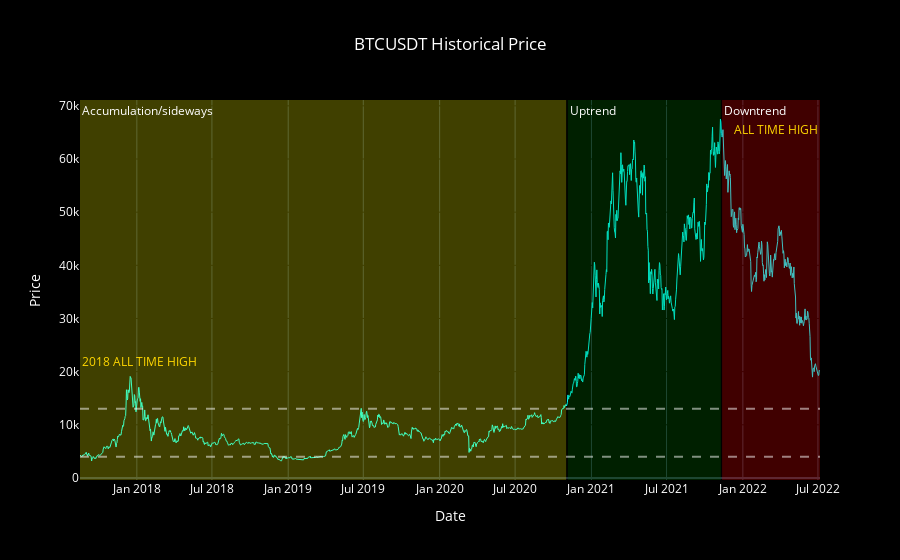

The notebook cell this image was saved under:
### Markdown cell above
Plotting the BTCUSDTC Line chart using close price historical data from 2017 to 2022 :

### Code cell
# Price BTC chart
fig = go.Figure()
fig.add_trace(go.Scatter(x=df.index,
                y=df['close'])) 
fig.update_traces(line_color='Cyan', line_width=1)   # Set color for line chart

# Add Cycle
fig.add_vrect(x0="2017-08-17", x1="2020-11-01", y0=1, y1=0,
              annotation_text="Accumulation/sideways", annotation_position="top left", annotation_font_color="white",
              fillcolor="yellow", opacity=0.25, line_width=0)

fig.add_vrect(x0="2020-11-5", x1="2021-11-09", 
              annotation_text="Uptrend", annotation_position="top left", annotation_font_color="white",
              fillcolor="green", opacity=0.25, line_width=0)

fig.add_vrect(x0="2021-11-12", x1="2022-07-06", 
              annotation_text="Downtrend", annotation_position="top left", annotation_font_color="white",
              fillcolor="red", opacity=0.25, line_width=0)

# Add line
fig.add_hline(y=20000, annotation_text='2018 ALL TIME HIGH', annotation_position="top left", annotation_font_color="gold", opacity=0)
fig.add_hline(y=67500, annotation_text='ALL TIME HIGH', annotation_position="bottom right", annotation_font_color="gold",opacity=0)
fig.add_hline(y=4000, line_dash="dash", line_color="white", opacity=0.5)
fig.add_hline(y=13000, line_dash="dash", line_color="white", opacity=0.5)

# Labels
fig.update_layout(xaxis_rangeslider_visible=False)
fig.update_xaxes(title_text="Date")
fig.update_yaxes(title_text="Price")
fig.update_yaxes(showline=False, linewidth=1, linecolor='black', gridcolor='black')

# Background
fig.update_layout(showlegend=False, legend_bgcolor='black')
fig.update_layout(paper_bgcolor='black',plot_bgcolor='black', font_color = 'white')
fig.update_layout(title_text='BTCUSDT Historical Price', title_x=0.5)
fig.update_layout(autosize=True)

# Drag mode
fig.update_layout(dragmode='pan')
fig.update_layout(template='plotly_dark')
fig.show()

### Figure 1 — Plotly figure (JSON) as saved in the notebook; plotly's stock layout.template omitted (floating-point values rounded to 4 significant figures; data arrays with more than 128 entries replaced by an {"elided": "..."} marker saying what was removed)
{"data": [{"line": {"color": "Cyan", "width": 1}, "type": "scatter", "x": {"elided": "1786 str values"}, "y": {"elided": "1786 float values"}}], "layout": {"annotations": [{"font": {"color": "white"}, "showarrow": false, "text": "Accumulation/sideways", "x": "2017-08-17", "xanchor": "left", "xref": "x", "y": 1, "yanchor": "top", "yref": "y domain"}, {"font": {"color": "white"}, "showarrow": false, "text": "Uptrend", "x": "2020-11-5", "xanchor": "left", "xref": "x", "y": 1, "yanchor": "top", "yref": "y domain"}, {"font": {"color": "white"}, "showarrow": false, "text": "Downtrend", "x": "2021-11-12", "xanchor": "left", "xref": "x", "y": 1, "yanchor": "top", "yref": "y domain"}, {"font": {"color": "gold"}, "showarrow": false, "text": "2018 ALL TIME HIGH", "x": 0, "xanchor": "left", "xref": "x domain", "y": 20000, "yanchor": "bottom", "yref": "y"}, {"font": {"color": "gold"}, "showarrow": false, "text": "ALL TIME HIGH", "x": 1, "xanchor": "right", "xref": "x domain", "y": 67500, "yanchor": "top", "yref": "y"}], "autosize": true, "dragmode": "pan", "font": {"color": "white"}, "legend": {"bgcolor": "black"}, "paper_bgcolor": "black", "plot_bgcolor": "black", "shapes": [{"fillcolor": "yellow", "line": {"width": 0}, "opacity": 0.25, "type": "rect", "x0": "2017-08-17", "x1": "2020-11-01", "xref": "x", "y0": 1, "y1": 0, "yref": "y domain"}, {"fillcolor": "green", "line": {"width": 0}, "opacity": 0.25, "type": "rect", "x0": "2020-11-5", "x1": "2021-11-09", "xref": "x", "y0": 0, "y1": 1, "yref": "y domain"}, {"fillcolor": "red", "line": {"width": 0}, "opacity": 0.25, "type": "rect", "x0": "2021-11-12", "x1": "2022-07-06", "xref": "x", "y0": 0, "y1": 1, "yref": "y domain"}, {"opacity": 0, "type": "line", "x0": 0, "x1": 1, "xref": "x domain", "y0": 20000, "y1": 20000, "yref": "y"}, {"opacity": 0, "type": "line", "x0": 0, "x1": 1, "xref": "x domain", "y0": 67500, "y1": 67500, "yref": "y"}, {"line": {"color": "white", "dash": "dash"}, "opacity": 0.5, "type": "line", "x0": 0, "x1": 1, "xref": "x domain", "y0": 4000, "y1": 4000, "yref": "y"}, {"line": {"color": "white", "dash": "dash"}, "opacity": 0.5, "type": "line", "x0": 0, "x1": 1, "xref": "x domain", "y0": 13000, "y1": 13000, "yref": "y"}], "showlegend": false, "title": {"text": "BTCUSDT Historical Price", "x": 0.5}, "xaxis": {"rangeslider": {"visible": false}, "title": {"text": "Date"}}, "yaxis": {"gridcolor": "black", "linecolor": "black", "linewidth": 1, "showline": false, "title": {"text": "Price"}}}}
